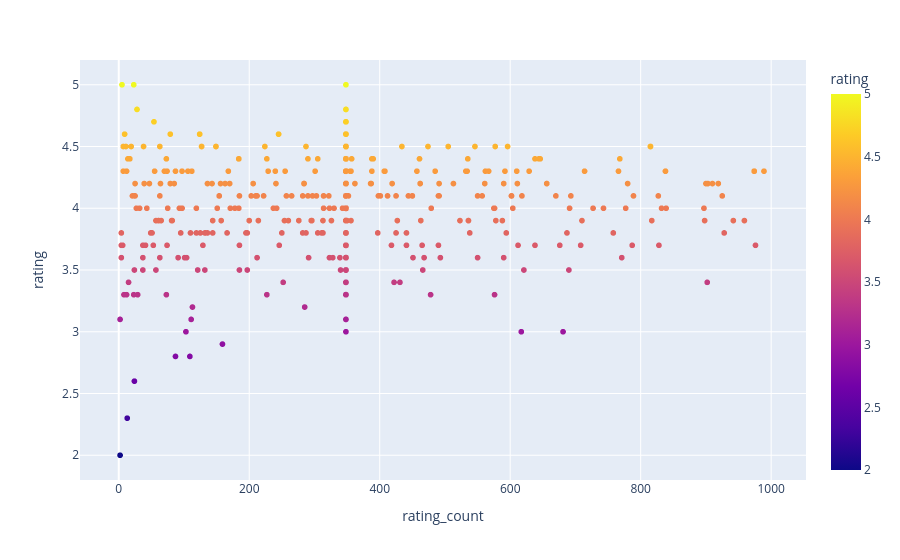

Notebook code for this chart:
### Code cell
px.scatter(
    df,
    x = 'rating_count',
    y = 'rating',
    color='rating'
)

### Figure 1 — Plotly figure (JSON) as saved in the notebook; plotly's stock layout.template omitted (floating-point values rounded to 4 significant figures; data arrays with more than 128 entries replaced by an {"elided": "..."} marker saying what was removed)
{"data": [{"hovertemplate": "rating_count=%{x}<br>rating=%{marker.color}<extra></extra>", "legendgroup": "", "marker": {"color": {"elided": "1465 float values"}, "coloraxis": "coloraxis", "symbol": "circle"}, "mode": "markers", "name": "", "showlegend": false, "type": "scattergl", "x": {"elided": "1465 float values"}, "xaxis": "x", "y": {"elided": "1465 float values"}, "yaxis": "y"}], "layout": {"coloraxis": {"colorbar": {"title": {"text": "rating"}}, "colorscale": [[0, "#0d0887"], [0.1111, "#46039f"], [0.2222, "#7201a8"], [0.3333, "#9c179e"], [0.4444, "#bd3786"], [0.5556, "#d8576b"], [0.6667, "#ed7953"], [0.7778, "#fb9f3a"], [0.8889, "#fdca26"], [1, "#f0f921"]]}, "legend": {"tracegroupgap": 0}, "margin": {"t": 60}, "xaxis": {"anchor": "y", "domain": [0, 1], "title": {"text": "rating_count"}}, "yaxis": {"anchor": "x", "domain": [0, 1], "title": {"text": "rating"}}}}
